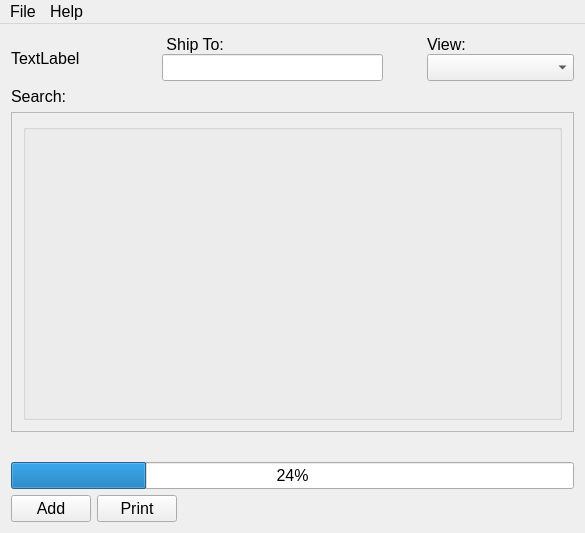
<?xml version="1.0" encoding="UTF-8"?>
<ui version="4.0">
 <class>MainWindow</class>
 <widget class="QMainWindow" name="MainWindow">
  <property name="windowModality">
   <enum>Qt::NonModal</enum>
  </property>
  <property name="geometry">
   <rect>
    <x>0</x>
    <y>0</y>
    <width>585</width>
    <height>533</height>
   </rect>
  </property>
  <property name="sizePolicy">
   <sizepolicy hsizetype="Expanding" vsizetype="Expanding">
    <horstretch>0</horstretch>
    <verstretch>0</verstretch>
   </sizepolicy>
  </property>
  <property name="font">
   <font>
    <pointsize>12</pointsize>
   </font>
  </property>
  <property name="windowTitle">
   <string>DXF to PNG</string>
  </property>
  <property name="tabShape">
   <enum>QTabWidget::Rounded</enum>
  </property>
  <widget class="QWidget" name="centralwidget">
   <property name="sizePolicy">
    <sizepolicy hsizetype="Expanding" vsizetype="Expanding">
     <horstretch>0</horstretch>
     <verstretch>0</verstretch>
    </sizepolicy>
   </property>
   <property name="maximumSize">
    <size>
     <width>535</width>
     <height>16777215</height>
    </size>
   </property>
   <layout class="QVBoxLayout" name="verticalLayout_3">
    <property name="sizeConstraint">
     <enum>QLayout::SetMaximumSize</enum>
    </property>
    <item>
     <layout class="QHBoxLayout" name="horizontalLayout_2" stretch="2,3,0,2">
      <property name="spacing">
       <number>4</number>
      </property>
      <item>
       <widget class="QLabel" name="lblVendorImage">
        <property name="text">
         <string>TextLabel</string>
        </property>
       </widget>
      </item>
      <item>
       <layout class="QVBoxLayout" name="verticalLayout_2">
        <property name="spacing">
         <number>0</number>
        </property>
        <item>
         <widget class="QLabel" name="lblShipT0">
          <property name="text">
           <string> Ship To:</string>
          </property>
         </widget>
        </item>
        <item>
         <widget class="QLineEdit" name="txtShipTo">
          <property name="maximumSize">
           <size>
            <width>250</width>
            <height>16777215</height>
           </size>
          </property>
          <property name="placeholderText">
           <string/>
          </property>
         </widget>
        </item>
       </layout>
      </item>
      <item>
       <spacer name="horizontalSpacer">
        <property name="orientation">
         <enum>Qt::Horizontal</enum>
        </property>
        <property name="sizeHint" stdset="0">
         <size>
          <width>40</width>
          <height>20</height>
         </size>
        </property>
       </spacer>
      </item>
      <item>
       <layout class="QVBoxLayout" name="verticalLayout_4">
        <property name="spacing">
         <number>0</number>
        </property>
        <item>
         <widget class="QLabel" name="label_2">
          <property name="text">
           <string>View:</string>
          </property>
         </widget>
        </item>
        <item>
         <widget class="QComboBox" name="batchToView"/>
        </item>
       </layout>
      </item>
     </layout>
    </item>
    <item>
     <widget class="QLabel" name="label">
      <property name="text">
       <string>Search:</string>
      </property>
     </widget>
    </item>
    <item>
     <layout class="QVBoxLayout" name="txtSearchLayout">
      <property name="spacing">
       <number>0</number>
      </property>
     </layout>
    </item>
    <item>
     <layout class="QGridLayout" name="GridLayoutHeaders"/>
    </item>
    <item>
     <layout class="QHBoxLayout" name="horizontalLayout">
      <property name="sizeConstraint">
       <enum>QLayout::SetMaximumSize</enum>
      </property>
      <item>
       <widget class="QScrollArea" name="scrollArea">
        <property name="widgetResizable">
         <bool>true</bool>
        </property>
        <widget class="QWidget" name="scrollAreaWidgetContents">
         <property name="geometry">
          <rect>
           <x>0</x>
           <y>0</y>
           <width>513</width>
           <height>301</height>
          </rect>
         </property>
         <layout class="QGridLayout" name="gridLayout">
          <item row="0" column="1">
           <widget class="QGroupBox" name="PrintWidget">
            <property name="enabled">
             <bool>true</bool>
            </property>
            <property name="font">
             <font>
              <pointsize>1</pointsize>
             </font>
            </property>
            <property name="title">
             <string/>
            </property>
            <property name="flat">
             <bool>true</bool>
            </property>
           </widget>
          </item>
         </layout>
        </widget>
       </widget>
      </item>
     </layout>
    </item>
    <item>
     <widget class="QLabel" name="lblState">
      <property name="text">
       <string/>
      </property>
     </widget>
    </item>
    <item>
     <widget class="QProgressBar" name="progressBar">
      <property name="value">
       <number>24</number>
      </property>
     </widget>
    </item>
    <item>
     <layout class="QHBoxLayout" name="horizontalLayout_3">
      <item>
       <widget class="QPushButton" name="btnAdd">
        <property name="maximumSize">
         <size>
          <width>100</width>
          <height>16777215</height>
         </size>
        </property>
        <property name="text">
         <string>Add</string>
        </property>
       </widget>
      </item>
      <item>
       <widget class="QPushButton" name="btnPrint">
        <property name="maximumSize">
         <size>
          <width>100</width>
          <height>16777215</height>
         </size>
        </property>
        <property name="text">
         <string>Print</string>
        </property>
       </widget>
      </item>
      <item>
       <spacer name="horizontalSpacer_2">
        <property name="orientation">
         <enum>Qt::Horizontal</enum>
        </property>
        <property name="sizeHint" stdset="0">
         <size>
          <width>40</width>
          <height>20</height>
         </size>
        </property>
       </spacer>
      </item>
     </layout>
    </item>
   </layout>
  </widget>
  <widget class="QMenuBar" name="menubar">
   <property name="geometry">
    <rect>
     <x>0</x>
     <y>0</y>
     <width>585</width>
     <height>20</height>
    </rect>
   </property>
   <widget class="QMenu" name="menuFile">
    <property name="title">
     <string>File</string>
    </property>
    <addaction name="action_Add"/>
    <addaction name="actionPrint"/>
   </widget>
   <widget class="QMenu" name="menuHelp">
    <property name="title">
     <string>Help</string>
    </property>
    <addaction name="actionAbout_2"/>
    <addaction name="actionAbout_Qt"/>
    <addaction name="actionAbout_3"/>
   </widget>
   <addaction name="menuFile"/>
   <addaction name="menuHelp"/>
  </widget>
  <action name="actionExport">
   <property name="text">
    <string>Export</string>
   </property>
  </action>
  <action name="actionAbout">
   <property name="text">
    <string>About</string>
   </property>
  </action>
  <action name="actionPrint">
   <property name="text">
    <string>&amp;Print</string>
   </property>
  </action>
  <action name="action_Add">
   <property name="text">
    <string>&amp;Add</string>
   </property>
  </action>
  <action name="action_Save">
   <property name="text">
    <string>&amp;Save</string>
   </property>
  </action>
  <action name="actionAbout_2">
   <property name="text">
    <string> About DXF to PNG</string>
   </property>
  </action>
  <action name="actionAbout_Qt">
   <property name="text">
    <string>About &amp;Qt</string>
   </property>
  </action>
  <action name="actionAbout_3">
   <property name="text">
    <string>About</string>
   </property>
  </action>
 </widget>
 <layoutdefault spacing="6" margin="11"/>
 <tabstops>
  <tabstop>scrollArea</tabstop>
 </tabstops>
 <resources/>
 <connections/>
</ui>
